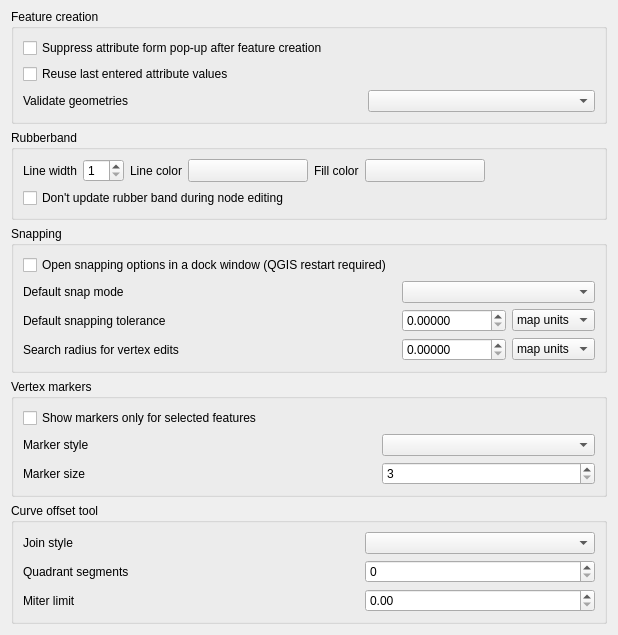
             <widget class="QWidget" name="mOptionsScrollAreaContents_07">
              <property name="geometry">
               <rect>
                <x>0</x>
                <y>0</y>
                <width>618</width>
                <height>582</height>
               </rect>
              </property>
              <layout class="QVBoxLayout" name="verticalLayout_31">
               <property name="topMargin">
                <number>9</number>
               </property>
               <item>
                <widget class="QgsCollapsibleGroupBox" name="mEnterAttributeValuesGroupBox">
                 <property name="title">
                  <string>Feature creation</string>
                 </property>
                 <layout class="QGridLayout" name="gridLayout_28">
                  <item row="2" column="2">
                   <widget class="QComboBox" name="mValidateGeometries">
                    <property name="sizePolicy">
                     <sizepolicy hsizetype="Expanding" vsizetype="Fixed">
                      <horstretch>0</horstretch>
                      <verstretch>0</verstretch>
                     </sizepolicy>
                    </property>
                   </widget>
                  </item>
                  <item row="2" column="0">
                   <widget class="QLabel" name="label_19">
                    <property name="text">
                     <string>Validate geometries</string>
                    </property>
                   </widget>
                  </item>
                  <item row="0" column="0" colspan="3">
                   <widget class="QCheckBox" name="chkDisableAttributeValuesDlg">
                    <property name="text">
                     <string>Suppress attribute form pop-up after feature creation</string>
                    </property>
                    <property name="tristate">
                     <bool>false</bool>
                    </property>
                   </widget>
                  </item>
                  <item row="2" column="1">
                   <spacer name="horizontalSpacer_32">
                    <property name="orientation">
                     <enum>Qt::Horizontal</enum>
                    </property>
                    <property name="sizeHint" stdset="0">
                     <size>
                      <width>40</width>
                      <height>20</height>
                     </size>
                    </property>
                   </spacer>
                  </item>
                  <item row="1" column="0" colspan="3">
                   <widget class="QCheckBox" name="chkReuseLastValues">
                    <property name="text">
                     <string>Reuse last entered attribute values</string>
                    </property>
                    <property name="tristate">
                     <bool>false</bool>
                    </property>
                   </widget>
                  </item>
                 </layout>
                </widget>
               </item>
               <item>
                <widget class="QgsCollapsibleGroupBox" name="mRubberBandGroupBox">
                 <property name="title">
                  <string>Rubberband</string>
                 </property>
                 <layout class="QGridLayout" name="_9">
                  <item row="0" column="9">
                   <spacer name="horizontalSpacer_33">
                    <property name="orientation">
                     <enum>Qt::Horizontal</enum>
                    </property>
                    <property name="sizeHint" stdset="0">
                     <size>
                      <width>40</width>
                      <height>20</height>
                     </size>
                    </property>
                   </spacer>
                  </item>
                  <item row="0" column="0">
                   <widget class="QLabel" name="mLineWidthTextLabel">
                    <property name="sizePolicy">
                     <sizepolicy hsizetype="Maximum" vsizetype="Preferred">
                      <horstretch>0</horstretch>
                      <verstretch>0</verstretch>
                     </sizepolicy>
                    </property>
                    <property name="text">
                     <string>Line width</string>
                    </property>
                   </widget>
                  </item>
                  <item row="0" column="2">
                   <widget class="QLabel" name="mLineColorTextLabel">
                    <property name="sizePolicy">
                     <sizepolicy hsizetype="Maximum" vsizetype="Preferred">
                      <horstretch>0</horstretch>
                      <verstretch>0</verstretch>
                     </sizepolicy>
                    </property>
                    <property name="text">
                     <string>Line color</string>
                    </property>
                   </widget>
                  </item>
                  <item row="0" column="1">
                   <widget class="QSpinBox" name="mLineWidthSpinBox">
                    <property name="toolTip">
                     <string>Line width in pixels</string>
                    </property>
                    <property name="minimum">
                     <number>1</number>
                    </property>
                   </widget>
                  </item>
                  <item row="0" column="5">
                   <widget class="QgsColorButtonV2" name="mFillColorToolButton">
                    <property name="sizePolicy">
                     <sizepolicy hsizetype="Fixed" vsizetype="Fixed">
                      <horstretch>0</horstretch>
                      <verstretch>0</verstretch>
                     </sizepolicy>
                    </property>
                    <property name="minimumSize">
                     <size>
                      <width>120</width>
                      <height>0</height>
                     </size>
                    </property>
                    <property name="maximumSize">
                     <size>
                      <width>120</width>
                      <height>16777215</height>
                     </size>
                    </property>
                    <property name="text">
                     <string/>
                    </property>
                   </widget>
                  </item>
                  <item row="0" column="4">
                   <widget class="QLabel" name="mSelectColorTextLabel">
                    <property name="sizePolicy">
                     <sizepolicy hsizetype="Maximum" vsizetype="Preferred">
                      <horstretch>0</horstretch>
                      <verstretch>0</verstretch>
                     </sizepolicy>
                    </property>
                    <property name="text">
                     <string>Fill color</string>
                    </property>
                   </widget>
                  </item>
                  <item row="0" column="3">
                   <widget class="QgsColorButtonV2" name="mLineColorToolButton">
                    <property name="sizePolicy">
                     <sizepolicy hsizetype="Fixed" vsizetype="Fixed">
                      <horstretch>0</horstretch>
                      <verstretch>0</verstretch>
                     </sizepolicy>
                    </property>
                    <property name="minimumSize">
                     <size>
                      <width>120</width>
                      <height>0</height>
                     </size>
                    </property>
                    <property name="maximumSize">
                     <size>
                      <width>120</width>
                      <height>16777215</height>
                     </size>
                    </property>
                    <property name="text">
                     <string/>
                    </property>
                   </widget>
                  </item>
                  <item row="1" column="0" colspan="7">
                   <widget class="QCheckBox" name="mLineGhostCheckBox">
                    <property name="text">
                     <string>Don't update rubber band during node editing</string>
                    </property>
                   </widget>
                  </item>
                 </layout>
                </widget>
               </item>
               <item>
                <widget class="QgsCollapsibleGroupBox" name="mSnappingGroupBox">
                 <property name="title">
                  <string>Snapping</string>
                 </property>
                 <layout class="QGridLayout" name="_10">
                  <item row="1" column="0">
                   <widget class="QLabel" name="mDefaultSnapModeLabel">
                    <property name="text">
                     <string>Default snap mode</string>
                    </property>
                   </widget>
                  </item>
                  <item row="1" column="4" colspan="2">
                   <widget class="QComboBox" name="mDefaultSnapModeComboBox">
                    <property name="sizePolicy">
                     <sizepolicy hsizetype="Expanding" vsizetype="Fixed">
                      <horstretch>0</horstretch>
                      <verstretch>0</verstretch>
                     </sizepolicy>
                    </property>
                   </widget>
                  </item>
                  <item row="2" column="0" colspan="2">
                   <widget class="QLabel" name="mDefaultSnappingToleranceTextLabel">
                    <property name="text">
                     <string>Default snapping tolerance</string>
                    </property>
                   </widget>
                  </item>
                  <item row="2" column="4">
                   <widget class="QDoubleSpinBox" name="mDefaultSnappingToleranceSpinBox">
                    <property name="decimals">
                     <number>5</number>
                    </property>
                    <property name="maximum">
                     <double>99999999.989999994635582</double>
                    </property>
                   </widget>
                  </item>
                  <item row="3" column="0" colspan="3">
                   <widget class="QLabel" name="mVertexSearchRadiusVertexEditLabel">
                    <property name="text">
                     <string>Search radius for vertex edits</string>
                    </property>
                   </widget>
                  </item>
                  <item row="3" column="4">
                   <widget class="QDoubleSpinBox" name="mSearchRadiusVertexEditSpinBox">
                    <property name="decimals">
                     <number>5</number>
                    </property>
                    <property name="maximum">
                     <double>99999999.989999994635582</double>
                    </property>
                   </widget>
                  </item>
                  <item row="2" column="5">
                   <widget class="QComboBox" name="mDefaultSnappingToleranceComboBox">
                    <property name="sizePolicy">
                     <sizepolicy hsizetype="Expanding" vsizetype="Fixed">
                      <horstretch>0</horstretch>
                      <verstretch>0</verstretch>
                     </sizepolicy>
                    </property>
                    <item>
                     <property name="text">
                      <string>map units</string>
                     </property>
                    </item>
                    <item>
                     <property name="text">
                      <string>pixels</string>
                     </property>
                    </item>
                   </widget>
                  </item>
                  <item row="3" column="5">
                   <widget class="QComboBox" name="mSearchRadiusVertexEditComboBox">
                    <item>
                     <property name="text">
                      <string>map units</string>
                     </property>
                    </item>
                    <item>
                     <property name="text">
                      <string>pixels</string>
                     </property>
                    </item>
                   </widget>
                  </item>
                  <item row="3" column="3">
                   <spacer>
                    <property name="orientation">
                     <enum>Qt::Horizontal</enum>
                    </property>
                    <property name="sizeHint" stdset="0">
                     <size>
                      <width>61</width>
                      <height>20</height>
                     </size>
                    </property>
                   </spacer>
                  </item>
                  <item row="2" column="2" colspan="2">
                   <spacer>
                    <property name="orientation">
                     <enum>Qt::Horizontal</enum>
                    </property>
                    <property name="sizeHint" stdset="0">
                     <size>
                      <width>241</width>
                      <height>20</height>
                     </size>
                    </property>
                   </spacer>
                  </item>
                  <item row="1" column="1" colspan="3">
                   <spacer>
                    <property name="orientation">
                     <enum>Qt::Horizontal</enum>
                    </property>
                    <property name="sizeHint" stdset="0">
                     <size>
                      <width>311</width>
                      <height>20</height>
                     </size>
                    </property>
                   </spacer>
                  </item>
                  <item row="0" column="0" colspan="6">
                   <widget class="QCheckBox" name="cbxSnappingOptionsDocked">
                    <property name="text">
                     <string>Open snapping options in a dock window (QGIS restart required)</string>
                    </property>
                   </widget>
                  </item>
                 </layout>
                </widget>
               </item>
               <item>
                <widget class="QgsCollapsibleGroupBox" name="mVertexMarkerGroupBox">
                 <property name="title">
                  <string>Vertex markers</string>
                 </property>
                 <layout class="QGridLayout" name="_11">
                  <item row="1" column="0">
                   <widget class="QLabel" name="mMarkerStyleLabel">
                    <property name="text">
                     <string>Marker style</string>
                    </property>
                   </widget>
                  </item>
                  <item row="1" column="1">
                   <spacer>
                    <property name="orientation">
                     <enum>Qt::Horizontal</enum>
                    </property>
                    <property name="sizeHint" stdset="0">
                     <size>
                      <width>281</width>
                      <height>20</height>
                     </size>
                    </property>
                   </spacer>
                  </item>
                  <item row="1" column="2">
                   <widget class="QComboBox" name="mMarkerStyleComboBox">
                    <property name="sizePolicy">
                     <sizepolicy hsizetype="Expanding" vsizetype="Fixed">
                      <horstretch>0</horstretch>
                      <verstretch>0</verstretch>
                     </sizepolicy>
                    </property>
                   </widget>
                  </item>
                  <item row="2" column="2">
                   <widget class="QSpinBox" name="mMarkerSizeSpinBox">
                    <property name="layoutDirection">
                     <enum>Qt::LeftToRight</enum>
                    </property>
                    <property name="minimum">
                     <number>3</number>
                    </property>
                    <property name="singleStep">
                     <number>1</number>
                    </property>
                   </widget>
                  </item>
                  <item row="2" column="0">
                   <widget class="QLabel" name="label_6">
                    <property name="text">
                     <string>Marker size</string>
                    </property>
                   </widget>
                  </item>
                  <item row="2" column="1">
                   <spacer>
                    <property name="orientation">
                     <enum>Qt::Horizontal</enum>
                    </property>
                    <property name="sizeHint" stdset="0">
                     <size>
                      <width>40</width>
                      <height>20</height>
                     </size>
                    </property>
                   </spacer>
                  </item>
                  <item row="0" column="0" colspan="3">
                   <widget class="QCheckBox" name="mMarkersOnlyForSelectedCheckBox">
                    <property name="text">
                     <string>Show markers only for selected features</string>
                    </property>
                   </widget>
                  </item>
                 </layout>
                </widget>
               </item>
               <item>
                <widget class="QgsCollapsibleGroupBox" name="groupBox_21">
                 <property name="title">
                  <string>Curve offset tool</string>
                 </property>
                 <layout class="QGridLayout" name="gridLayout">
                  <item row="1" column="2">
                   <widget class="QSpinBox" name="mOffsetQuadSegSpinBox"/>
                  </item>
                  <item row="2" column="0">
                   <widget class="QLabel" name="label_28">
                    <property name="text">
                     <string>Miter limit</string>
                    </property>
                   </widget>
                  </item>
                  <item row="0" column="0">
                   <widget class="QLabel" name="label_26">
                    <property name="text">
                     <string>Join style</string>
                    </property>
                   </widget>
                  </item>
                  <item row="0" column="2">
                   <widget class="QComboBox" name="mOffsetJoinStyleComboBox">
                    <property name="sizePolicy">
                     <sizepolicy hsizetype="Expanding" vsizetype="Fixed">
                      <horstretch>0</horstretch>
                      <verstretch>0</verstretch>
                     </sizepolicy>
                    </property>
                   </widget>
                  </item>
                  <item row="1" column="0">
                   <widget class="QLabel" name="label_27">
                    <property name="text">
                     <string>Quadrant segments</string>
                    </property>
                   </widget>
                  </item>
                  <item row="2" column="2">
                   <widget class="QDoubleSpinBox" name="mCurveOffsetMiterLimitComboBox"/>
                  </item>
                  <item row="0" column="1">
                   <spacer name="horizontalSpacer_29">
                    <property name="orientation">
                     <enum>Qt::Horizontal</enum>
                    </property>
                    <property name="sizeHint" stdset="0">
                     <size>
                      <width>40</width>
                      <height>20</height>
                     </size>
                    </property>
                   </spacer>
                  </item>
                  <item row="1" column="1">
                   <spacer name="horizontalSpacer_30">
                    <property name="orientation">
                     <enum>Qt::Horizontal</enum>
                    </property>
                    <property name="sizeHint" stdset="0">
                     <size>
                      <width>40</width>
                      <height>20</height>
                     </size>
                    </property>
                   </spacer>
                  </item>
                  <item row="2" column="1">
                   <spacer name="horizontalSpacer_31">
                    <property name="orientation">
                     <enum>Qt::Horizontal</enum>
                    </property>
                    <property name="sizeHint" stdset="0">
                     <size>
                      <width>40</width>
                      <height>20</height>
                     </size>
                    </property>
                   </spacer>
                  </item>
                 </layout>
                </widget>
               </item>
               <item>
                <spacer name="verticalSpacer_4">
                 <property name="orientation">
                  <enum>Qt::Vertical</enum>
                 </property>
                 <property name="sizeHint" stdset="0">
                  <size>
                   <width>20</width>
                   <height>40</height>
                  </size>
                 </property>
                </spacer>
               </item>
              </layout>
             </widget>
